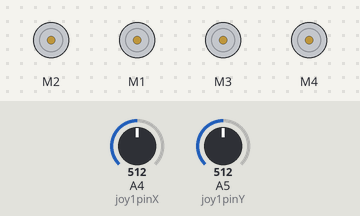
Bench run of a sketch on a simulated Arduino Uno, built with avr-gcc and run on an emulated ATmega328P. Shown: 4 × DC motor (green arrow = forward, orange = backward, longer = faster). Inputs (shaded band) come from the test bench; at power-on: A4 (joy1pinX) = 512, A5 (joy1pinY) = 512. What the sketch prints to the serial monitor is not drawn.

Above: at 1.2 s.
1.3 s: A4 (joy1pinX) set to 605
2.8 s: A4 (joy1pinX) set to 621
At 3.9 s:
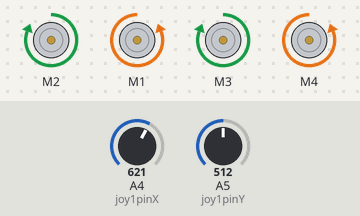
4.3 s: A5 (joy1pinY) set to 1023
At 5.2 s:
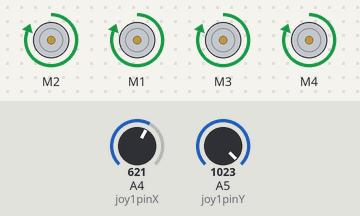
7.3 s: A5 (joy1pinY) set to 620
At 8.4 s:
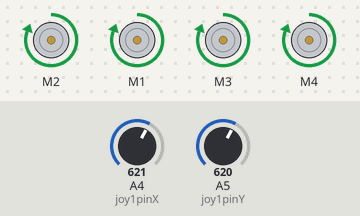
10.3 s: A5 (joy1pinY) set to 597
At 11.4 s:
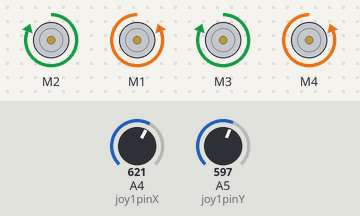
11.8 s: A4 (joy1pinX) set to 420
13.3 s: A4 (joy1pinX) set to 399
At 14.2 s:
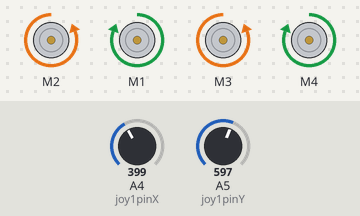
Timing chart, 0 to 40.2 s (numbered marks = the images above; inputs shaded):
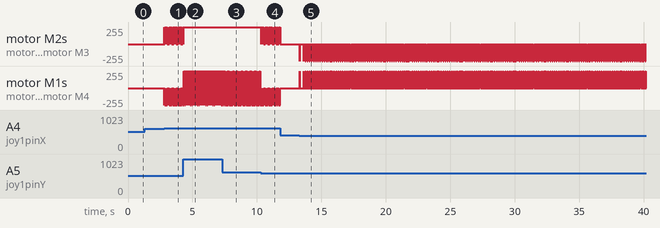

Measured:
- the behaviour switches between 612 and 613 on A4 (joy1pinX) (found by bisection; images 0 and 1)
- the behaviour switches between 613 and 612 on A5 (joy1pinY) (found by bisection; images 3 and 4)
- the behaviour switches between 412 and 411 on A4 (joy1pinX) (found by bisection; images 4 and 5)
- after the input at 2.8 s, motor M2, motor M3: alternates forward 255/255 for 0.02 s and stopped for 0.02 s, starting at once; motor M1, motor M4: alternates backward 255/255 for 0.02 s and stopped for 0.02 s, starting at once
- after the input at 4.3 s, motor M2, motor M3: stops changing and stays forward 255/255; motor M1, motor M4: alternates forward 255/255 for 0.09 s and backward 255/255 for 0.02 s, starting at once
- after the input at 7.3 s, motor M1, motor M4: alternates forward 255/255 for 0.02 s and backward 255/255 for 0.03 s, starting at once
- after the input at 10.3 s, motor M2, motor M3: alternates forward 255/255 for 0.02 s and stopped for 0.02 s, starting at once
- after the input at 13.3 s, motor M2, motor M3: stopped → backward 255/255 at once, then moves between backward 255/255 and stopped, repeating every 7.0 s; motor M1, motor M4: stopped → forward 255/255 at once, then moves between stopped and forward 255/255, repeating every 7.0 s

The sketch:

CAR.ino
```cpp
#include <AFMotor.h>

// Define pins for Joystick 1
int joy1pinX = A4;     // Analog pin A0 for Joystick 1 X-axis
int joy1pinY = A5;     // Analog pin A1 for Joystick 1 Y-axis
int joy1ButtonPin = 2; // Digital pin 2 for Joystick 1 button

// Motor Shield setup
AF_DCMotor left2Motor(2);   // Left motor connected to M2
AF_DCMotor right2Motor(1);  // Right motor connected to M1
AF_DCMotor left1Motor(3);
AF_DCMotor right1Motor(4);

const int deadzone = 100;
int joyLneutral; // X-axis neutral value
int joyRneutral; // Y-axis neutral value

void setup() {
  Serial.begin(9600);       // Start the serial monitor
  left2Motor.setSpeed(255);  // Set motor speed (0 - 255)
  right2Motor.setSpeed(255); // Set motor speed (0 - 255)
  left1Motor.setSpeed(255);
  right1Motor.setSpeed(255);

  // Initialize joystick neutral positions (center values)
  joyLneutral = analogRead(joy1pinX);
  joyRneutral = analogRead(joy1pinY);
}

void loop() {
  // Read joystick positions
  int joypinX = analogRead(joy1pinX);
  int joypinY = analogRead(joy1pinY);

  // Forward or backward based on Y-axis
  if ((joypinY - joyRneutral) > deadzone) {
    // Move forward
    left2Motor.run(FORWARD);
    right2Motor.run(FORWARD);
    left1Motor.run(FORWARD);
    right1Motor.run(FORWARD);
    Serial.print(joypinY);
  }
  else if ((joypinY - joyRneutral) < -deadzone) {
    // Move backward
    left2Motor.run(BACKWARD);
    right2Motor.run(BACKWARD);
    left1Motor.run(BACKWARD);
    right1Motor.run(BACKWARD);
    Serial.print(joypinY);
  }
  else {
    // Stop motors when within the deadzone
    left2Motor.run(RELEASE);
    right2Motor.run(RELEASE);
    left1Motor.run(RELEASE);
    right1Motor.run(RELEASE);
     Serial.print(joypinX);

  }

  // Turn left or right based on X-axis
  if ((joypinX - joyLneutral) > deadzone) {
    // Turn right
    left2Motor.run(FORWARD);
    right2Motor.run(BACKWARD);
    left1Motor.run(FORWARD);
    right1Motor.run(BACKWARD);
    Serial.print(joypinX);

  }
  else if ((joypinX - joyLneutral) < -deadzone) {
    // Turn left
    left2Motor.run(BACKWARD);
    right2Motor.run(FORWARD);
    left1Motor.run(BACKWARD);
    right1Motor.run(FORWARD);

  }
  else {
    // Stop motors if joystick X-axis is in the neutral position
    left2Motor.run(RELEASE);
    right2Motor.run(RELEASE);
    left1Motor.run(RELEASE);
    right1Motor.run(RELEASE);

  }

}
```
